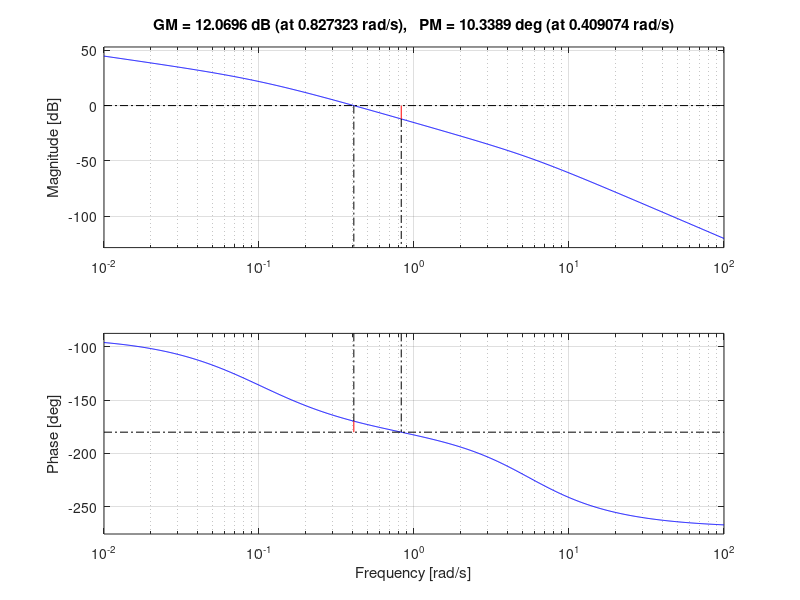
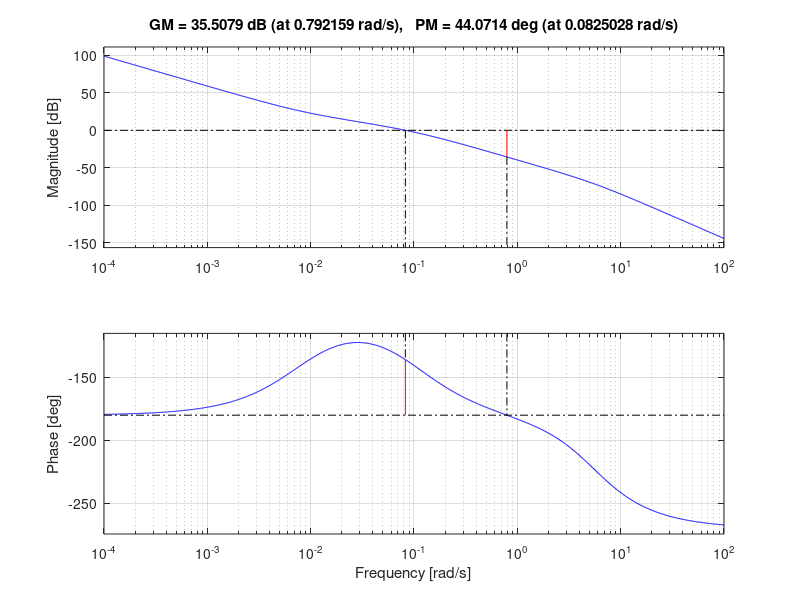

These figures' MATLAB source, in order: (Note: this script raises an error after producing the figures.)
%% Practica Reguladores por metodo frecuencial
%% Ejercicio 2
clc; clear all; close all

s = tf('s');
g = (s+5)/(s*(s+0.1)*(s^2+10*s+29));

figure('Name','bode sin regular')
margin(g)

Kp = 1/16.2;
Ti = 121;
gpi = Kp*(1+1/(Ti*s));

figure('Name','bode con PI')
margin(g*gpi)

Mf = 44.3; zita = Mf/100
gbc = feedback(g*gpi,1);
Mp = exp(-zita*pi/(1-zita^2))
damp(gbc)
stepinfo(gbc)

figure('Name','Respuesta a la rampa')
step(gbc/s,1/s)

%% Ejercicio 3 a
clc; clear all; close all

s = tf('s');
g = 200*(s+1)/((s+0.1)*(s^2+10*s+29));

figure('Name','bode sin regular')
margin(g)

Kp = 1/3.03;
Ti = 1.532;
gpi = Kp*(1+1/(Ti*s));

figure('Name','bode con PI')
margin(g*gpi)

Mf = 64.4; zita = Mf/100
gbc = feedback(g*gpi,1);
Mp = exp(-zita*pi/(1-zita^2))
damp(gbc)
stepinfo(gbc)

figure('Name','Respuesta al escalon')
step(gbc)

%% Ejercicio 3 b
clc; clear all; close all

s = tf('s');
g = 200*(s+1)/((s+0.1)*(s^2+10*s+29));

Kp = 99*29/2000 %para error de posicion de 0.01

figure('Name','bode sin regular')
margin(Kp*g)


Td = tand(33.6)/16.3
gpd = 1+Td*s;

figure('Name','bode con PD')
margin(Kp*g*gpd)


gbc = feedback(Kp*g*gpd,1);

damp(gbc)
stepinfo(gbc)

figure('Name','Respuesta al escalon')
step(gbc)

%% Ejercicio 4
clc; clear all; close all

s = tf('s');
h = 1;
g = 4/(s*(s+2));

figure('Name','bode sin regular')
margin(g)

Kp = 1/1.19;
Ti = 10/1.38;
gpi = Kp*(1+1/(Ti*s));

figure('Name','bode con PI')
margin(g*gpi)

gbc = feedback(g*gpi,1);

damp(gbc)
stepinfo(gbc)

figure('Name','Respuesta al escalon')
step(gbc)

%% Ejercicio 5
clc; clear all; close all

s = tf('s');
g = 1/(s*(s+10)^2)

Kp = 2000 %para error de posicion de 0.01

figure('Name','bode sin regular')
margin(g)

gbc = feedback(Kp*g,1);

damp(gbc)
stepinfo(gbc)

figure('Name','Respuesta a la rampa')
step(gbc/s,1/s)

%% Ejercicio 6
clc; clear all; close all

s = tf('s');
g = 4/(s*(s/50+1)*(s/100+1))

Kp = 50 %para error de posicion de 0.01

figure('Name','bode sin regular')
margin(Kp*g)

% gbc = feedback(Kp*g,1);
% 
% damp(gbc)
% stepinfo(gbc)
% 
% figure('Name','Respuesta a la rampa')
% step(gbc/s,1/s)


